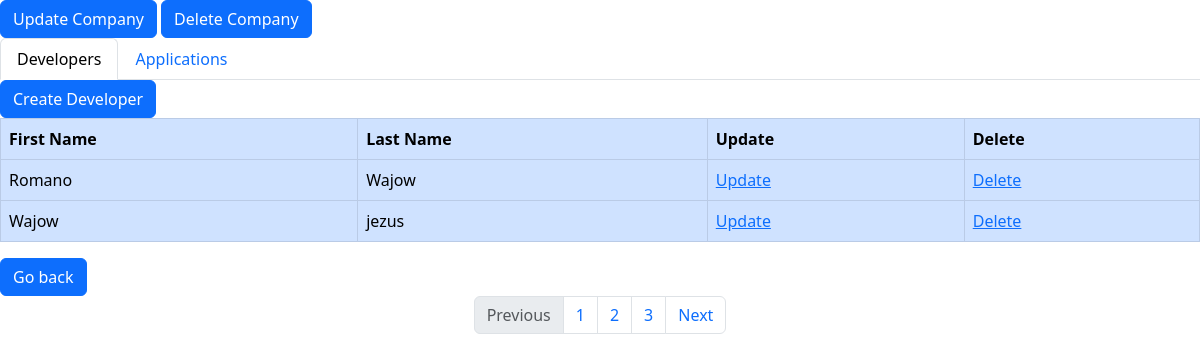
/DevelopersApplicationController/developerApplicationOverview/1, run on the app's committed database.
### tables this page shows
CREATE TABLE `developers` (
  `developerId` varchar(4) NOT NULL,
  `developerCompanyId` varchar(4) NOT NULL,
  `developerFirstName` varchar(255) NOT NULL,
  `developerLastName` varchar(255) NOT NULL,
  `developerIsActive` tinyint(4) NOT NULL DEFAULT 1,
  `developerDescription` text DEFAULT NULL,
  `developerCreateDate` varchar(10) NOT NULL
);

### app/controllers/DevelopersApplicationController.php (called while the page is built, shortened)
<?php
class DevelopersApplicationController extends Controller
{
    private $developersapplicationmodel;
    public function __construct()
    {
        $this->developersapplicationmodel = $this->model('DevelopersApplicationsModel');
    }
    public function developerApplicationOverview($ids)
    {
        $ids = explode("+", $ids);
        $developer = $this->developersapplicationmodel->getDeveloperByCompany($ids[0]);
        $application = $this->developersapplicationmodel->getApplicationByCompany($ids[0]);
        $data = [
            'title' => 'Developer Application Overview',
            'developer' => $developer,
            'application' => $application,
            'companyId' => $ids[0]
        ];
        $this->view('developerapplication/developerApplicationOverview', $data);
    }
}

### app/libraries/Core.php (called while the page is built, shortened)
<?php
class Core
{
    protected $currentMethod = 'index';
    public function __construct()
    {
        $url = $this->getUrl();
        $this->currentController = new $this->currentController();
        if (isset($url[1])) {
            if (method_exists($this->currentController, $url[1])) {
                $this->currentMethod = $url[1];
            }
        }
        $this->params = $url ? [$url[2]]: [];
        call_user_func_array([$this->currentController, $this->currentMethod], $this->params);
    }
    public function getUrl() {
        $incoming = $_SERVER['REQUEST_URI'];
        $incoming = str_replace("/project/", "", $incoming);
        if (isset($incoming) || !empty($incoming)) {
            $incoming = trim($incoming, "/");
            $url = filter_var($incoming, FILTER_SANITIZE_URL);
            $url = explode('/', $url);
            $urlController = $url[0];
            $urlAction = "";
            if (array_key_exists(1, $url)) {
                $urlAction = explode('?', $url[1])[0];
            }
            $urlSlug = "";
            if (array_key_exists(2, $url)) {
                $urlSlug = $url[2];
            }
            $output = [$urlController, $urlAction, $urlSlug];
            return $output;
        } else {
            return array('LandingpageController', 'index');
        }
    }
}

### app/require.php (called while the page is built, shortened)
<?php
    require_once 'libraries/Core.php';
    require_once 'libraries/Controller.php';
    require_once 'libraries/Database.php';
    $init = new Core();
?>

### public/index.php (called while the page is built)
<?php
    require_once '../app/require.php';
?>

### app/libraries/Database.php (called while the page is built, shortened)
<?php
class Database
{
    private $dbHost = DB_HOST;
    private $dbUser = DB_USER;
    private $dbPass = DB_PASS;
    private $dbName = DB_NAME;
    private $dbHandler;
    public function __construct()
    {
        $conn = "mysql:host=$this->dbHost;dbname=$this->dbName";
        $options = array(
            PDO::ATTR_PERSISTENT => true,
            PDO::ATTR_ERRMODE => PDO::ERRMODE_EXCEPTION
        );
        try {
            $this->dbHandler = new PDO($conn, $this->dbUser, $this->dbPass, $options);
        } catch(PDOException $e) {
            echo "Er zij problemen met de database. Probeer het later nog eens<br>";
        }
    }
    public function query($sql)
    {
        $this->statement = $this->dbHandler->prepare($sql);
    }
    public function bind($parameter, $value, $type = null)
    {
        if (is_null($type)) {
            switch($value) {
                default:
                    $type = PDO::PARAM_STR;
            }
        }
        $this->statement->bindValue($parameter, $value, $type);
    }
    public function execute()
    {
        return $this->statement->execute();
    }
    public function resultSet()
    {
        $this->execute();
        return $this->statement->fetchAll(PDO::FETCH_OBJ);
    }
}

### app/models/DevelopersApplicationsModel.php (called while the page is built, shortened)
<?php
class DevelopersApplicationsModel
{
    private $db;
    public function __construct()
    {
        $this->db = new Database();
    }
    public function getDeveloperByCompany($developerid)
    {
        $this->db->query("SELECT c.companyId,
                                 d.developerId,
                                 d.developerCompanyId,
                                 d.developerFirstName,
                                 d.developerLastName
                                 FROM developers as d INNER JOIN companies as c ON d.developerCompanyId = c.companyId
                                 WHERE d.developerCompanyId = :id AND d.developerIsActive = 1");
        $this->db->bind(':id', $developerid);
        return $this->db->resultSet();
    }
    public function getApplicationByCompany($applicationid)
    {
        $this->db->query("SELECT c.companyId,
                                 a.applicationId,
                                 a.applicationCompanyId,
                                 a.applicationName,
                                 a.applicationUsage,
                                 a.applicationDateRelease,
                                 a.applicationRating,
                                 a.applicationPrice
                                 FROM applications as a INNER JOIN companies as c ON a.applicationCompanyId = c.companyId
                                 WHERE a.applicationCompanyId = :id AND a.applicationIsActive = 1");
        $this->db->bind(':id', $applicationid);
        return $this->db->resultSet();
    }
}

### app/views/developerapplication/developerApplicationOverview.php (the view, shortened to what this page needs)
<?php require APPROOT . '/views/includes/Header.php'; ?>
<a class="btn btn-primary" href="<?= URLROOT; ?>/CompaniesController/updateCompany/<?= $data['companyId'] ?>">Update Company</a>
<a class="btn btn-primary" href="<?= URLROOT; ?>/CompaniesController/deleteCompany/<?= $data['companyId'] ?>">Delete Company</a>
<ul class="nav nav-tabs" id="myTab" role="tablist">
  <li class="nav-item" role="presentation">
    <button class="nav-link active" id="home-tab" data-bs-toggle="tab" data-bs-target="#home-tab-pane" type="button" role="tab" aria-controls="home-tab-pane" aria-selected="true">Developers</button>
  </li>
  <li class="nav-item" role="presentation">
    <button class="nav-link" id="profile-tab" data-bs-toggle="tab" data-bs-target="#profile-tab-pane" type="button" role="tab" aria-controls="profile-tab-pane" aria-selected="false">Applications</button>
  </li>
</ul>
<div class="tab-content" id="myTabContent">
  <div class="tab-pane fade show active" id="home-tab-pane" role="tabpanel" aria-labelledby="home-tab" tabindex="0">
  <a class="btn btn-primary" href="<?= URLROOT; ?>/DevelopersApplicationController/createDeveloper/<?= $data['companyId'] ?>">Create Developer</a>
        <table class="table table-primary table-bordered">
            <thead>
            <th>First Name</th>
            <th>Last Name</th>
            <th>Update</th>
            <th>Delete</th>
            </thead>
            <tbody>
            <?php if (!empty($data['developer']))
            {foreach ($data['developer'] as $value) {
                echo "<tr>
                            <td>" . $value->developerFirstName . "</td>
                            <td>" . $value->developerLastName . "</td>
                          <td><a href='" . URLROOT . "/DevelopersApplicationController/updateDeveloper/" . $value->developerId . "+" .$data['companyId'] . "'>Update</a></td>
                            <td><a href='" . URLROOT . "/DevelopersApplicationController/deleteDeveloper/" . $value->developerId . "+" .$data['companyId'] .  "'>Delete</a></td>
            ";
            }
                } else {
                    echo "<tr><td colspan='7'>No Developers found</td></tr>";
                } ?>
            </tbody>
        </table>
  </div>
</div>
<a class="btn btn-primary" href="<?= URLROOT; ?>/companiescontroller/companiesOverview/1">Go back</a>
<nav aria-label="Page navigation example">
  <ul class="pagination justify-content-center">
    <li class="page-item disabled">
      <a class="page-link">Previous</a>
    </li>
    <li class="page-item"><a class="page-link" href="#">1</a></li>
    <li class="page-item"><a class="page-link" href="#">2</a></li>
    <li class="page-item"><a class="page-link" href="#">3</a></li>
    <li class="page-item">
      <a class="page-link" href="#">Next</a>
    </li>
  </ul>
</nav>

### data on the page
developers: developerFirstName "Romano", developerLastName "Wajow"
developers: developerFirstName "Wajow", developerLastName "jezus"
